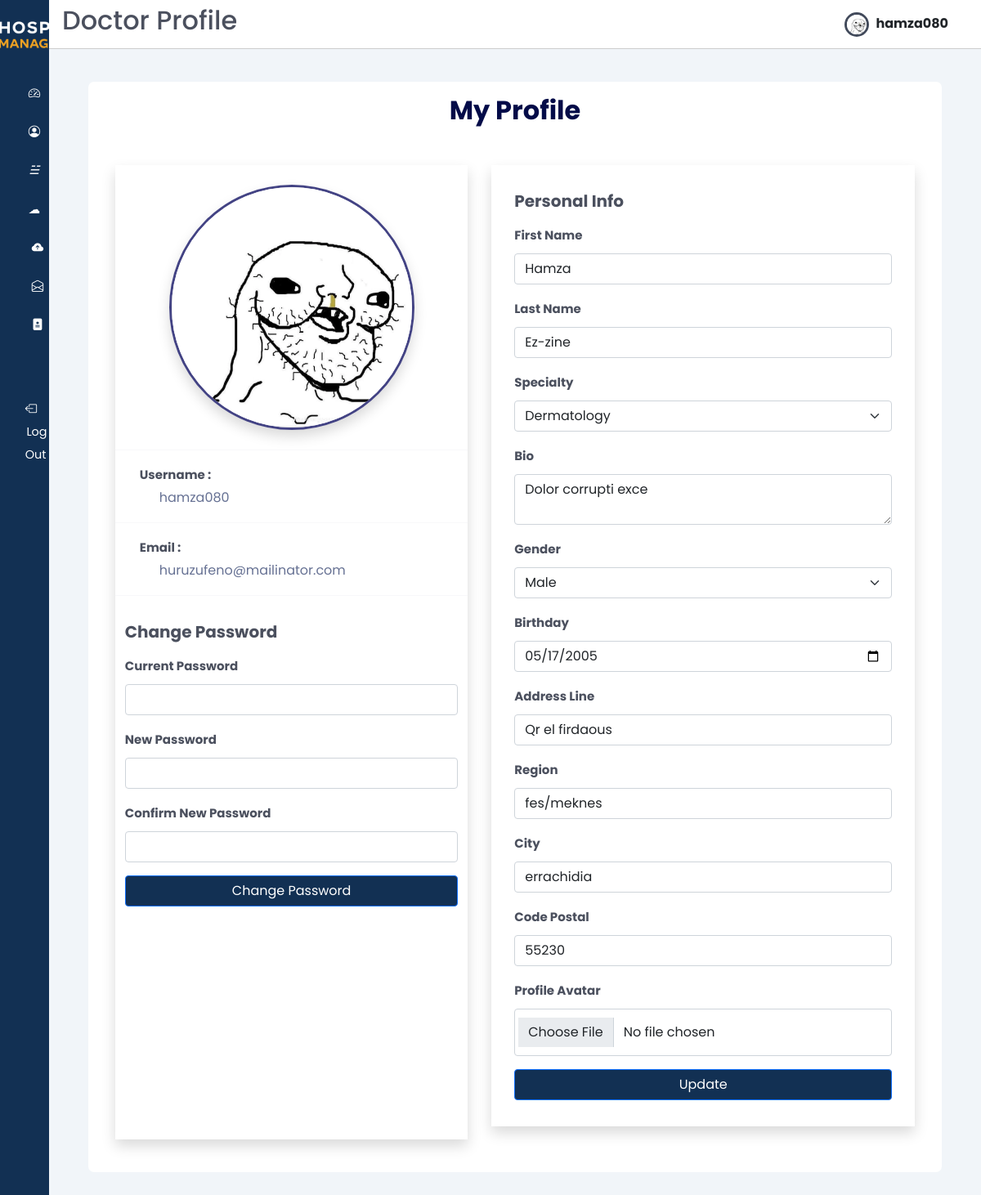
Page /profile/ (signed in) on the committed database.
### users/models.py (models this page shows, shortened)
class Users(AbstractUser):
    email = models.CharField(max_length=50,unique=True)
    username = models.CharField(max_length=50, unique=True)
    password = models.CharField(max_length=200)
    first_name = models.CharField(max_length=50)
    last_name = models.CharField(max_length=50)
    gender_choices = (("Male", "Male"), ("Female", "Female"))
    gender = models.CharField(max_length=10, choices=gender_choices, default="not_known")
    birthday = models.DateField(null=True, blank=True)
    is_doctor = models.BooleanField(default=False)
    profile_avatar = models.ImageField(upload_to="users/profiles", blank=True, default="doctor/profiles/download.png")
    id_address = models.ForeignKey(Address, on_delete=models.CASCADE, null=True)
    class Meta:
      verbose_name = "User"
      verbose_name_plural = "Users"

class Doctors(models.Model):
  user = models.OneToOneField(Users, on_delete=models.CASCADE, primary_key=True)
  specialty = models.ForeignKey(Specialty,on_delete=models.CASCADE)
  bio = models.TextField()
  class Meta:
    verbose_name = "Doctor"
    verbose_name_plural = "Doctors"

class Specialty(models.Model):
    name = models.CharField(max_length=25 , unique=True)
    description = models.TextField()
    class Meta:
      verbose_name = "Specialty"
      verbose_name_plural = "Specialty"

class Address(models.Model):
    id_address = models.AutoField(primary_key=True)
    address_line = models.CharField(max_length=50)
    region = models.CharField(max_length=50)
    city = models.CharField(max_length=50)
    code_postal = models.CharField(max_length=50)
    class Meta:
      verbose_name = "Address"
      verbose_name_plural = "Addresses"

### doctors/views.py (the view, shortened to what this page needs)
# urls.py: path('profile/', profile, name='doctor_profile'),
@login_required(login_url='/login')
def profile(request):
    specialities = Specialty.objects.all()
    updated_profile_successfully  = False
    updated_password_successfully = False
    base_template = 'patients/base.html'
    if request.user.is_doctor:
      base_template = 'doctors/base.html'
    curruser = request.user.username
    data = User.objects.get(username=curruser)
    return render(request, 'doctors/profile.html', context={
            "basicdata": data,
            "updated_profile_successfully": updated_profile_successfully,
            "updated_password_successfully": updated_password_successfully,
            'base_template': base_template,
            "specialities":specialities
        })

### templates/doctors/profile.html (shortened to what this page needs)
{% extends base_template %}
{% load static %}
{% block page_title %} Doctor Profile {% endblock page_title %}
{% block content %}
<main>
  <section class="recent">
    <div class="table-div">
      <div class="table-card">
        <div class="row p-3 justify-content-evenly user-profile">
          <h2 class="text-center fw-bold mb-5" style="color: rgb(3, 11, 72);">My Profile</h2>
          <div class="col-12 col-md-5  shadow mb-4">
            <div class="text-center mt-4">
              <img src="{{ basicdata.profile_avatar.url }}" class="img-fluid shadow avatar-profile-img" alt="">
            </div>
            <div class="row justify-content-evenly">
              <hr>
              <div class="col-11">
                <span class="fw-bold">Username : </span>
                <p class="ms-4">{{ basicdata.username }}</p>
              </div>
              <hr>
              <div class="col-11">
                <span class="fw-bold">Email : </span>
                <p class="ms-4">{{ basicdata.email }}</p>
              </div>
              <hr>
              <form method="post">
                <h5 class="mt-3 fw-bold mb-3">Change Password</h5>
                <div class="mb-3">
                  <label class="mb-2 fw-bold" for="current_password">Current Password</label>
                  <input type="password" class="form-control" name="current_password" required />
                </div>
                <div class="mb-3">
                  <label class="mb-2 fw-bold" for="new_password">New Password</label>
                  <input type="password" class="form-control" name="new_password" required />
                </div>
                <div class="mb-3">
                  <label class="mb-2 fw-bold" for="confirm_new_password">Confirm New Password</label>
                  <input type="password" class="form-control" name="confirm_new_password" required />
                </div>
                <div class="mb-3">
                  <button type="submit" class="btn btn-primary primary-color-background w-100" name="update_password">Change Password</button>
                </div>
              </form>
            </div>
          </div>
          <div class="col-12 col-md-6 mb-4">
            <div class="row shadow mb-3 p-3 ">
              <h5 class="mt-3 fw-bold mb-3">Personal Info</h5>
              <form method="POST" enctype="multipart/form-data">
                <div class="mb-3">
                  <label class="mb-2 fw-bold" for="first_name">First Name</label>
                  <input id="first_name" type="text" class="form-control" name="user_firstname" value="{{ basicdata.first_name }}" required autofocus />
                </div>
                <div class="mb-3">
                  <label class="mb-2 fw-bold" for="last_name">Last Name</label>
                  <input id="last_name" type="text" class="form-control" name="user_lastname" value="{{ basicdata.last_name }}" required autofocus />
                </div>
                {% if not request.user.is_doctor %}
                  <div class="mb-3">
                    <label class="mb-2 fw-bold" for="insurance">Insurance </label>
                    <input id="insurance" type="text" class="form-control" name="insurance" value="{{ basicdata.patients.insurance }}" required />
                    <div class="invalid-feedback">Insurance is required for patients</div>
                  </div>
                {% else %}
                  <div class="mb-3">
                    <label class="mb-2 fw-bold" for="specialty">Specialty</label>
                    <select name="Speciality" class="form-select" id="">
                      {% for speciality in specialities %}
                      <option value="{{speciality.name}}" {% if speciality.name == basicdata.doctors.specialty.name %}selected{% endif %} >{{speciality.name}}</option>
                      {%endfor%}
                    </select>
                  </div>
                  <div class="mb-3">
                    <label class="mb-2 fw-bold" for="bio">Bio</label>
                    <textarea id="bio" class="form-control" name="bio" required>{{ basicdata.doctors.bio }}</textarea>
                  </div>
                {% endif %}
                <div class="mb-3">
                  <label class="mb-2 fw-bold" for="select_gender">Gender</label>
                  <select class="form-select" aria-label="Default select example" name="user_gender" id="select_gender">
                      <option value="Male" {% if basicdata.gender == 'Male' %}selected{% endif %}>Male</option>
                  </select>
              </div>
                <div class="mb-3">
                    <label class="mb-2 fw-bold" for="birthday">Birthday</label>
                    <input id="birthday" type="date" class="form-control" name="birthday" value="{{ basicdata.birthday|date:'Y-m-d' }}" required />
                </div>
                <div class="mb-3">
                  <label class="mb-2 fw-bold" for="update_address_line">Address Line</label>
                  <input id="update_address_line" type="text" class="form-control mb-2" name="address_line" value="{{ basicdata.id_address.address_line }}" placeholder="Address Line" required />
                </div>
                <div class="mb-3">
                  <label class="mb-2 fw-bold" for="region">Region</label>
                  <input id="update_region" type="text" class="form-control mb-2" name="region" value="{{ basicdata.id_address.region }}" placeholder="Region" required />
                </div>
                <div class="mb-3">
                  <label class="mb-2 fw-bold" for="region">City</label>
                  <input id="update_city" type="text" class="form-control mb-2" name="city" value="{{ basicdata.id_address.city }}" placeholder="City" required />
                </div>
                <div class="mb-3">
                  <label class="mb-2 fw-bold" for="code_postal">Code Postal</label>
                  <input id="update_code_postal" type="text" class="form-control" name="code_postal" value="{{ basicdata.id_address.code_postal }}" placeholder="Code Postal" required />
                </div>
                <div class="mb-3 col-12 col-md-12">
                  <label for="pic" class="form-label fw-bold"> Profile Avatar</label>
                  <input type="file" class="form-control p-3"  name="profile_pic" id="pic"  >
                </div>
                <div class="mb-3">
                  <button type="submit" class="btn btn-primary primary-color-background w-100" name="update_profile">Update</button>
                </div>
              </form>
            </div>
          </div>
        </div>
      </div>
    </div>
  </section>
</main>
{% endblock %}

### templates/doctors/base.html (shortened to what this page needs)
{% load static %}
<!DOCTYPE HTML>
<html lang="en">
<head>
  <link href="{% static 'css/bootstrap.min.css' %}" rel="stylesheet"/>
  <link href="{% static 'css/base-style.css' %}" rel="stylesheet"/>
  <link rel="stylesheet" href="https://cdn.jsdelivr.net/gh/lykmapipo/themify-icons@0.1.2/css/themify-icons.css">
  <link  href="{% static 'css/style.css' %}" rel="stylesheet">
  <link  href="{% static 'css/bootstrap-icons.css' %}" rel="stylesheet">
  <link  href="{% static 'css/jquery.dataTables.min.css' %}" rel="stylesheet">
  <link  href="{% static 'css/styleblog.css' %}" rel="stylesheet">
  <link  href="{% static 'css/styleblog-responsive.css' %}" rel="stylesheet">
</head>
<body>
  <div class="sidebar">
    <div class="sidebar-header pt-4">
      <div class="text-center my-">
        <img src="{% static 'img/white-logo.png' %}" alt="logo" class="img-fluid" style="max-width: 170px;" />
      </div>
    </div>
    <div class="sidebar-menu">
      <ul>
        <li>
          <a href="{% url 'doctor_dashboard' %}">
            <i class="bi bi-speedometer2 me-2"></i>
          </a>
        </li>
        <li>
          <a href="{% url 'doctor_profile' %}">
            <i class="bi bi-person-circle me-2"></i>
          </a>
        </li>
        <li>
          <a href="{% url 'doctor_blogs' %}">
            <i>&#9777;&nbsp;&nbsp; </i>
          </a>
        </li>
        <li>
          <a href="{% url 'myblogs' %}">
            <i>&#9729;&nbsp;&nbsp;</i>
          </a>
        </li>
        <li>
          <a href="{% url 'upload_blog' %}">
            <i class="bi bi-cloud-arrow-up-fill"></i>
          </a>
        </li>
        <li>
          <a href="{% url 'doctor_drafts' %}">
            <i class="bi bi-envelope-open"></i>
          </a>
        </li>
        <li>
          <a href="{% url 'view_appointments' %}">
            <i class="bi bi-file-medical-fill"></i>
          </a>
        </li>
        <br><br>
        <li>
            <a href="{% url 'logout' %}" class="logout text-dark"data-bs-toggle="tooltip" data-bs-placement="right" title="logout" >
              <i class="bi bi-box-arrow-left me-3"></i>
              <span class="d-none d-md-inline">Log Out</span>
            </a>
        </li>
      </ul>
    </div>
  </div>
  <div class="main-content">
    <header class="d-flex  align-items-center">
      <h2>{% block page_title %}{% endblock page_title %}</h2>
      <a href="{% url 'doctor_profile' %}">
        <img src="{{ request.user.profile_avatar.url }}" style="width: 30px; height: 30px; border-radius: 50%; overflow: hidden; background-color: blue; display: inline-block; vertical-align: middle; border: 3px solid #424a5b;">
        <span class="fw-bold fs-6 ms-1 text-dark me-4">{{ request.user.username|safe | truncatechars:"10" }}</span>
      </a>
    </header>
    {% block content %}
    {% endblock content %}
  </body>
</html>

### static/css/base-style.css (style rules this page uses)
:root { --primary-color: #123053; --secondary-color: #EFA323; }
.primary-color-background { background-color: var(--primary-color) !important; }
.main-content a { text-decoration: none !important; }
.avatar-profile-img { width: 300px; height:300px; border-radius: 50%; border: 3px solid rgb(67, 67, 132); }
.user-profile span, .user-profile label { color: #4b505e !important; }

### static/css/style.css (style rules this page uses)
:root { --main-color: #424a5b; --color-dark: #1D2231; --text-grey: #8390A2; --primary-color: #123053; --secondary-color: #EFA323; }
* { font-family: 'Poppins', sans-serif; margin: 0; padding: 0; text-decoration: none; list-style-type: none; box-sizing: border-box; }
.sidebar { height: 100%; width: 240px; position: fixed; left: 0; top: 0; z-index: 100; background: var(--primary-color); color: #fff; overflow-y: auto; transition: width 500ms; }
.sidebar-header { display: flex; justify-content: space-between; align-items: center; height: 60px; padding: 0rem 1rem; }
.sidebar-menu { padding: 0rem; padding-top: 40px; }
.sidebar li { margin-bottom: 1.2rem; font-size: larger; }
.sidebar a { color: #fff !important; text-decoration: none; font-size: .9rem; }
.sidebar a span:last-child { padding-left: .1rem; }
.main-content { position: relative; margin-left: 240px; transition: margin-left 500ms; }
header { position: fixed; left: 240px; top: 0; z-index: 100; width: calc(100% - 240px); background: #fff; height: 60px; padding: 0rem 1rem; display: flex; align-items: center; justify-content: space-between; border-bottom: 1px solid #ccc; transition: left 500ms; }
main { margin-top: 60px; background: #f1f5f9; min-height: 90vh; padding: 1rem 3rem; }
.recent { margin-top: 3rem; margin-bottom: 3rem; }
.text-center { text-align: center; }
@media only screen and (max-width: 1200px) { .sidebar { width: 60px; z-index: 150; } }
@media only screen and (max-width: 1200px) { .sidebar .sidebar-header h3 span, .sidebar li span:last-child { display: none; } }
@media only screen and (max-width: 1200px) { .sidebar .sidebar-header, .sidebar li { display: flex; justify-content: center; } }
@media only screen and (max-width: 1200px) { .main-content { margin-left: 60px; } }
@media only screen and (max-width: 1200px) { .main-content header { left: 60px; width: calc(100% - 60px); } }
.recent { margin-top: 1.5rem; margin-bottom: 3rem; }
.table-div { display: grid; grid-template-columns: 100% 25%; grid-column-gap: 1.5rem; }
.table-card { background: #fff; border-radius: 7px; }

### rows in the picture
Users: user.profile_avatar (picture), user.username "hamza080", profile_avatar (picture), username "hamza080", email "huruzufeno@mailinator.com", user_firstname "Hamza", user_lastname "Ez-zine", bio "Dolor corrupti exce", user_gender "Male", birthday "05/17/2005", address_line "Qr el firdaous", region "fes/meknes", city "errachidia", code_postal "55230"
Doctors: Speciality "Dermatology"
